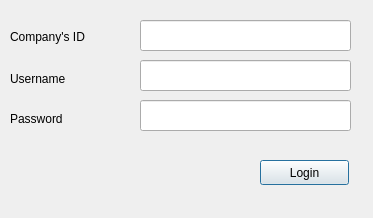
<?xml version="1.0" encoding="UTF-8"?>
<ui version="4.0">
 <class>UserLoginDialog</class>
 <widget class="QDialog" name="UserLoginDialog">
  <property name="geometry">
   <rect>
    <x>0</x>
    <y>0</y>
    <width>373</width>
    <height>218</height>
   </rect>
  </property>
  <property name="windowTitle">
   <string>Login</string>
  </property>
  <widget class="QLineEdit" name="username_line">
   <property name="geometry">
    <rect>
     <x>140</x>
     <y>60</y>
     <width>211</width>
     <height>31</height>
    </rect>
   </property>
  </widget>
  <widget class="QLineEdit" name="password_line">
   <property name="geometry">
    <rect>
     <x>140</x>
     <y>100</y>
     <width>211</width>
     <height>31</height>
    </rect>
   </property>
   <property name="echoMode">
    <enum>QLineEdit::Password</enum>
   </property>
  </widget>
  <widget class="QLineEdit" name="company_line">
   <property name="geometry">
    <rect>
     <x>140</x>
     <y>20</y>
     <width>211</width>
     <height>31</height>
    </rect>
   </property>
  </widget>
  <widget class="QLabel" name="label">
   <property name="geometry">
    <rect>
     <x>10</x>
     <y>28</y>
     <width>121</width>
     <height>17</height>
    </rect>
   </property>
   <property name="text">
    <string>Company's ID</string>
   </property>
   <property name="buddy">
    <cstring>company_line</cstring>
   </property>
  </widget>
  <widget class="QLabel" name="label_2">
   <property name="geometry">
    <rect>
     <x>10</x>
     <y>70</y>
     <width>121</width>
     <height>17</height>
    </rect>
   </property>
   <property name="text">
    <string>Username</string>
   </property>
   <property name="buddy">
    <cstring>username_line</cstring>
   </property>
  </widget>
  <widget class="QLabel" name="label_3">
   <property name="geometry">
    <rect>
     <x>10</x>
     <y>110</y>
     <width>121</width>
     <height>17</height>
    </rect>
   </property>
   <property name="text">
    <string>Password</string>
   </property>
   <property name="buddy">
    <cstring>password_line</cstring>
   </property>
  </widget>
  <widget class="QPushButton" name="login_button">
   <property name="geometry">
    <rect>
     <x>260</x>
     <y>160</y>
     <width>89</width>
     <height>25</height>
    </rect>
   </property>
   <property name="text">
    <string>Login</string>
   </property>
  </widget>
 </widget>
 <tabstops>
  <tabstop>company_line</tabstop>
  <tabstop>username_line</tabstop>
  <tabstop>password_line</tabstop>
  <tabstop>login_button</tabstop>
 </tabstops>
 <resources/>
 <connections>
  <connection>
   <sender>company_line</sender>
   <signal>returnPressed()</signal>
   <receiver>username_line</receiver>
   <slot>selectAll()</slot>
   <hints>
    <hint type="sourcelabel">
     <x>204</x>
     <y>36</y>
    </hint>
    <hint type="destinationlabel">
     <x>204</x>
     <y>72</y>
    </hint>
   </hints>
  </connection>
  <connection>
   <sender>username_line</sender>
   <signal>returnPressed()</signal>
   <receiver>password_line</receiver>
   <slot>selectAll()</slot>
   <hints>
    <hint type="sourcelabel">
     <x>246</x>
     <y>77</y>
    </hint>
    <hint type="destinationlabel">
     <x>281</x>
     <y>124</y>
    </hint>
   </hints>
  </connection>
  <connection>
   <sender>password_line</sender>
   <signal>returnPressed()</signal>
   <receiver>login_button</receiver>
   <slot>click()</slot>
   <hints>
    <hint type="sourcelabel">
     <x>322</x>
     <y>125</y>
    </hint>
    <hint type="destinationlabel">
     <x>323</x>
     <y>168</y>
    </hint>
   </hints>
  </connection>
  <connection>
   <sender>login_button</sender>
   <signal>pressed()</signal>
   <receiver>UserLoginDialog</receiver>
   <slot>accept()</slot>
   <hints>
    <hint type="sourcelabel">
     <x>304</x>
     <y>171</y>
    </hint>
    <hint type="destinationlabel">
     <x>147</x>
     <y>174</y>
    </hint>
   </hints>
  </connection>
 </connections>
</ui>
